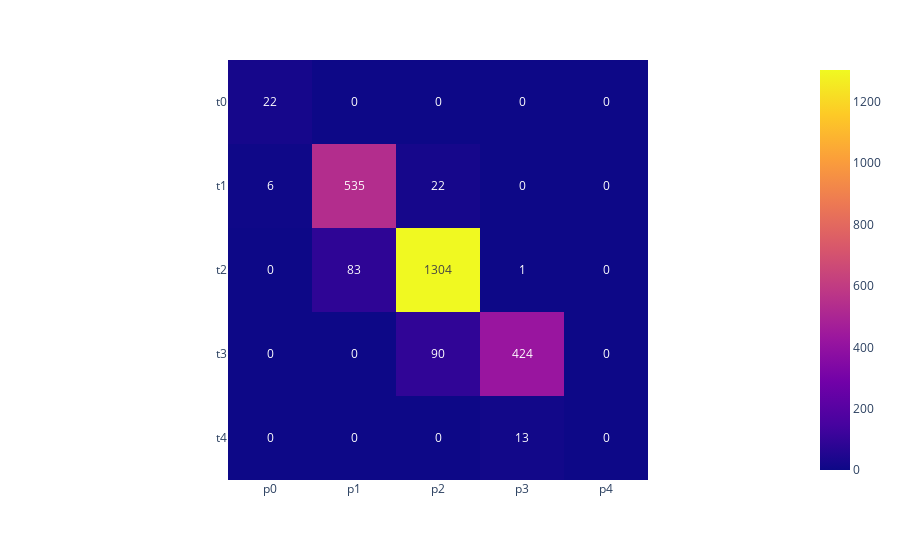

The notebook cell saved with this chart:
### Code cell
print(f"Accuracy: {round(accuracy_score(df['class'], df['prediction']) * 100, 2)} %")

cm = confusion_matrix(df["class"], df["prediction"])
fig = exp.imshow(cm,
                 text_auto=True,
                 x=["p0", "p1", "p2", "p3", "p4"],
                 y=["t0", "t1", "t2", "t3", "t4"],
                 )

fig.show()

### Figure 1 — Plotly figure (JSON) as saved in the notebook; plotly's stock layout.template omitted (floating-point values rounded to 4 significant figures)
{"data": [{"coloraxis": "coloraxis", "name": "0", "texttemplate": "%{z}", "x": ["p0", "p1", "p2", "p3", "p4"], "y": ["t0", "t1", "t2", "t3", "t4"], "z": [[22, 0, 0, 0, 0], [6, 535, 22, 0, 0], [0, 83, 1304, 1, 0], [0, 0, 90, 424, 0], [0, 0, 0, 13, 0]], "type": "heatmap", "xaxis": "x", "yaxis": "y", "hovertemplate": "x: %{x}<br>y: %{y}<br>color: %{z}<extra></extra>"}], "layout": {"xaxis": {"anchor": "y", "domain": [0.0, 1.0], "scaleanchor": "y", "constrain": "domain"}, "yaxis": {"anchor": "x", "domain": [0.0, 1.0], "autorange": "reversed", "constrain": "domain"}, "coloraxis": {"colorscale": [[0.0, "#0d0887"], [0.1111, "#46039f"], [0.2222, "#7201a8"], [0.3333, "#9c179e"], [0.4444, "#bd3786"], [0.5556, "#d8576b"], [0.6667, "#ed7953"], [0.7778, "#fb9f3a"], [0.8889, "#fdca26"], [1.0, "#f0f921"]]}, "margin": {"t": 60}}}
